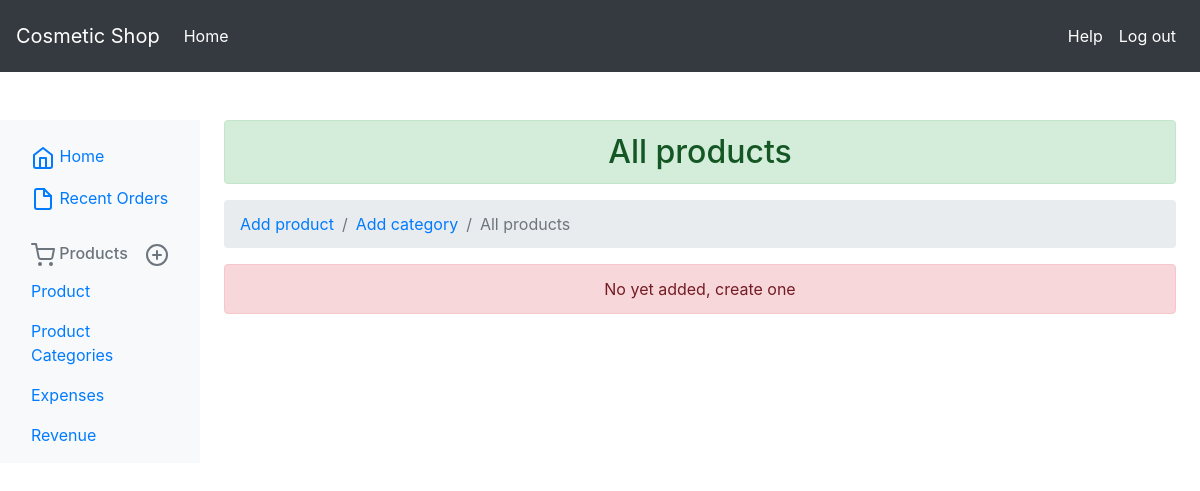
/manage/product/list/ (signed in), run on an earlier commit of the app's database.
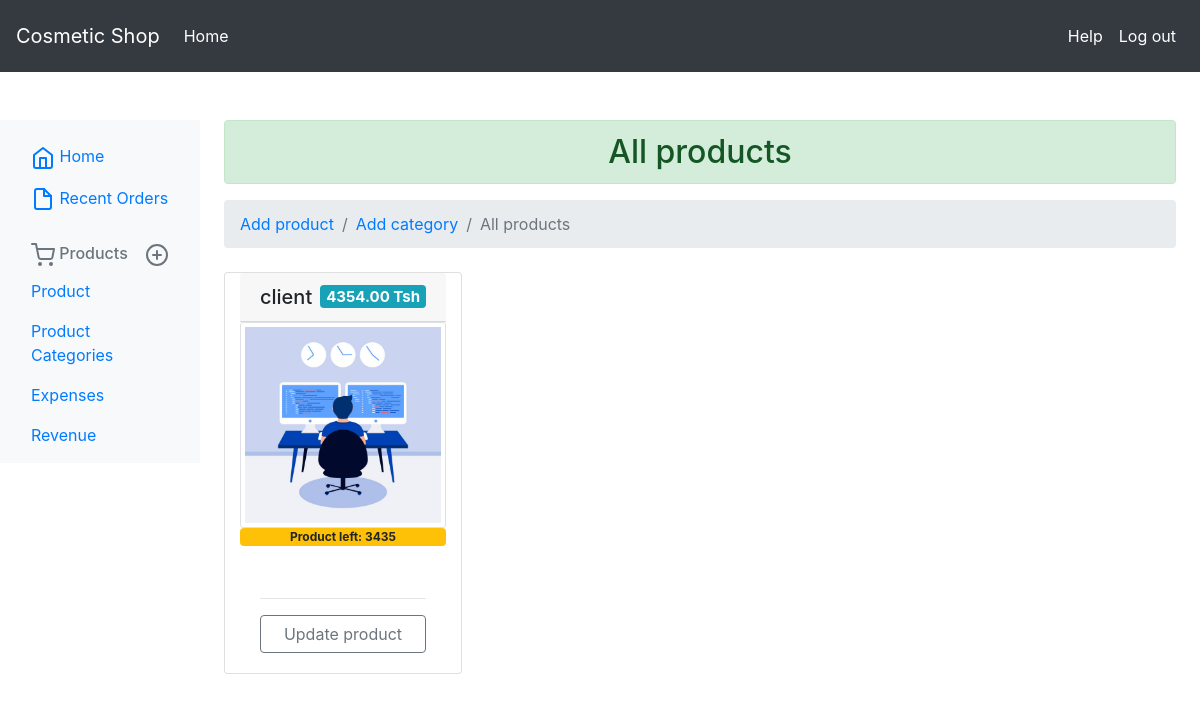
And on a later commit of the database.
### shop/models.py (models this page shows, shortened)
class Product(models.Model):
    sold_by = models.ForeignKey(User, related_name='saler', on_delete=models.DO_NOTHING, null=True, blank=True)  # for keeping record of who sold the goods
    stock_updated_by = models.ManyToManyField(User, blank=True, related_name='updater', null=True)
    category = models.ForeignKey(Category, related_name='products', on_delete=models.DO_NOTHING)
    initial_cost = models.DecimalField(max_digits=10, decimal_places=2, default=0, null=True)
    name = models.CharField(max_length=200, db_index=True)
    slug = models.SlugField(max_length=200, db_index=True)
    image = models.ImageField(upload_to='products/%Y/%m/%d/%S', blank=True)
    description = models.TextField(blank=True)
    price = models.DecimalField(max_digits=10, decimal_places=2)
    available = models.BooleanField(default=True, help_text='Checked means the stock is ready for sales')  # set True to allow goods to be visible in product for sales
    created = models.DateTimeField(auto_now_add=True)  # stock created
    quantity = models.PositiveSmallIntegerField(null=True, blank=True)
    vendor = models.CharField(max_length=200, blank=True, null=True)
    vendor_phone = models.CharField(max_length=20, blank=True, null=True)
    updated = models.DateTimeField(auto_now=True, null=True)
    vendor_email = models.EmailField(blank=True, null=True)
    vendor_website = models.URLField(blank=True, null=True)
    stock_cost = models.DecimalField(max_length=9, decimal_places=2, max_digits=11, blank=True, null=True)
    transport_fee = models.DecimalField(max_length=9, decimal_places=2, max_digits=11, blank=True, null=True)
    class Meta:
        ordering = ('name',)
        index_together = (('id', 'slug'),)

### manage/views.py (the view)
# urls.py: path('product/list/', views.ManagerListProduct.as_view(), name='product_list'),
@method_decorator([login_required, manager_required], name='dispatch')
class ManagerListProduct(generic.ListView):
    template_name = 'manage/product/list.html'
    context_object_name = 'products'
    model = Product

### manage/templates/manage/product/list.html (shortened to what this page needs)
{% extends 'manage/base.html' %}
{% load static %}
{% block products %}
    <h2 class="text-center alert alert-success">All products</h2>
         <nav aria-label="breadcrumb">
  <ol class="breadcrumb">
    <li class="breadcrumb-item"><a href="{% url 'manage:create_product' %}">Add product</a></li>
    <li class="breadcrumb-item"><a href="{% url 'manage:category_create' %}">Add category</a></li>
    <li class="breadcrumb-item active" aria-current="page">All products</li>
  </ol>
</nav>
    {% if object_list %}
    <div class="row mx-auto">
    {% for result in object_list %}
        <div class="col-3 card mt-2" style="width: 18rem;">
        <h5 class="card-header">{{ result.name }}<span class="float-right badge badge-info text-white">{{ result.price }} Tsh</span></h5>
  {% if result.image %}
      <img src="{{ result.image.url }}" class="card-img img-thumbnail" alt="{{ result.name }} image" width="100" height="100">
      {% else %}
      <img src="{% static 'img/no_image.png' %}" class="card-img img-thumbnail" alt="{{ result.name }} image" width="100" height="100">
        {% endif %}
        <p class="badge badge-warning text-center">Product left: {{ result.quantity }}</p>
  <div class="card-body">
      <hr>
    <a href="{% url 'manage:product_edit' result.id %}" class="btn btn-outline-secondary btn-block">Update product</a>
  </div>
</div>
        {% endfor %}
{% else %}
    <div class="alert alert-danger text-center" role="alert">No yet added, create one <a class="" href="{% url 'manage:create_product' %}"></a></div>
</div>
{% endif %}
{% endblock %}

What changed in the data, as far as the page shows it:
added Product: name "client", price "4354.00", image (picture), quantity "3435"
Also different on the page:
text no longer shown: "No yet added, create one"
